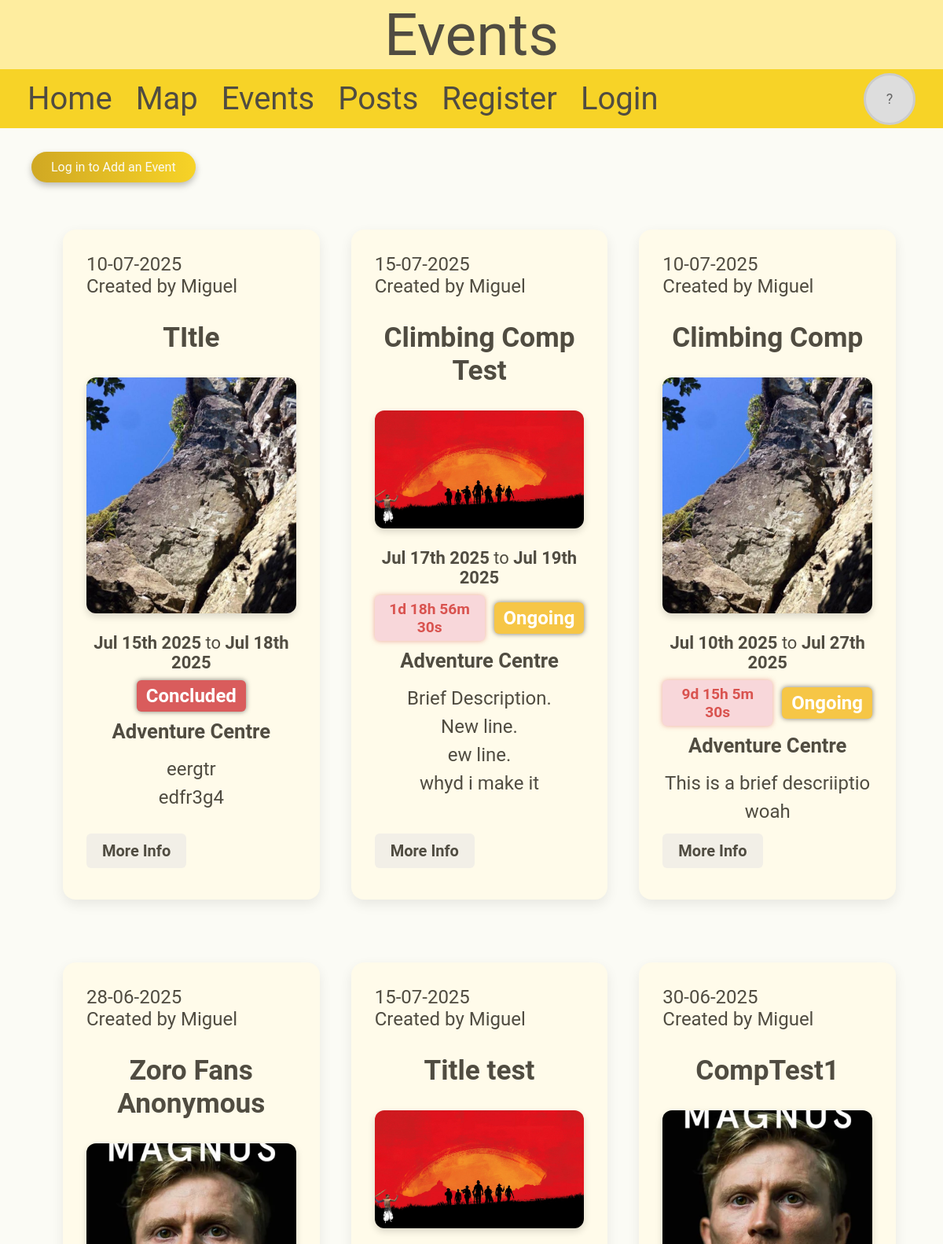
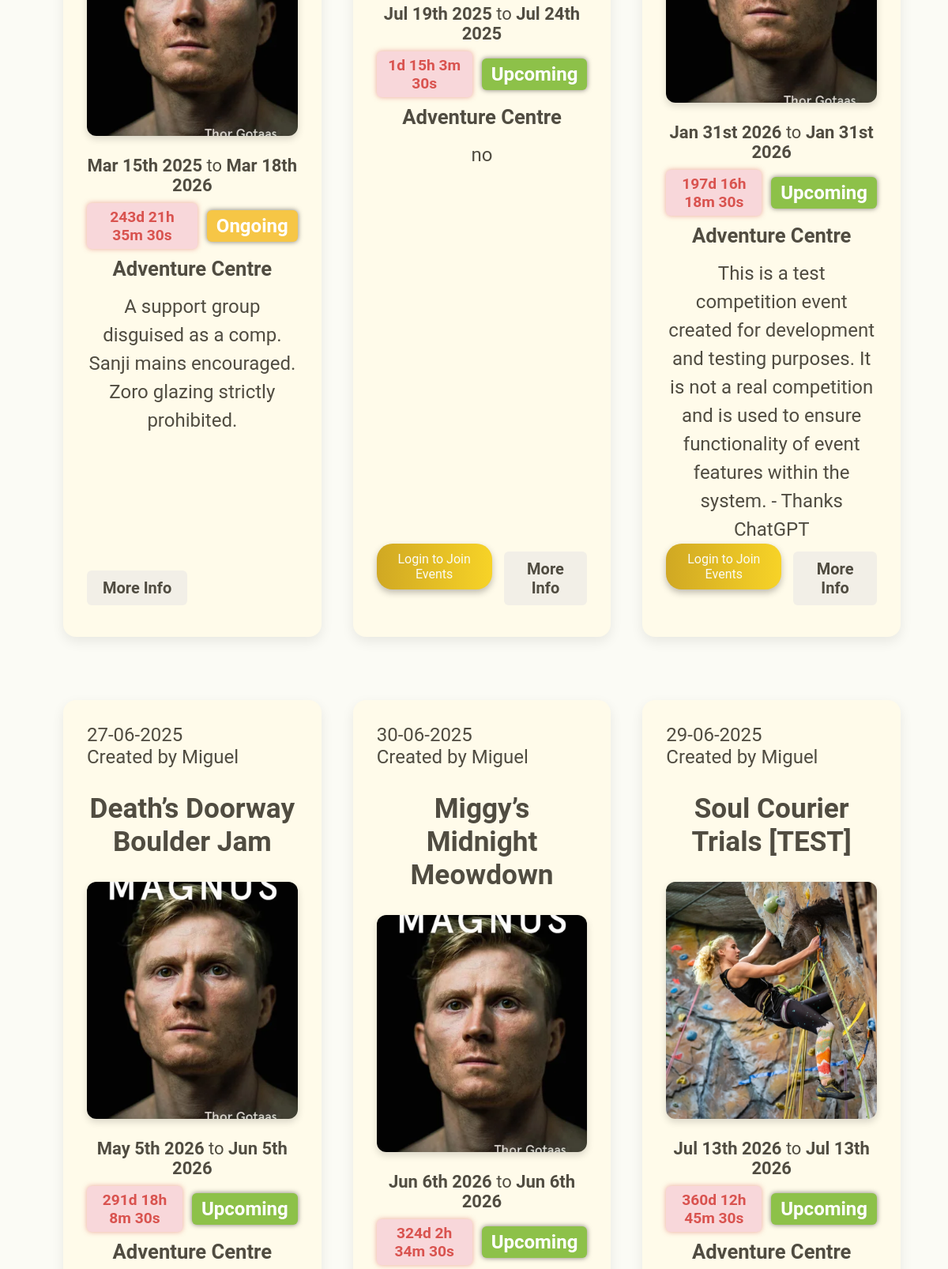
The app's page /events (upper part) with its own data (2 pictures, top to bottom).
### tables this page shows
CREATE TABLE Event (id INTEGER PRIMARY KEY NOT NULL, name TEXT NOT NULL, post_date TEXT NOT NULL, start_date TEXT NOT NULL, end_date TEXT, description TEXT NOT NULL, full_description TEXT, location_id INTEGER REFERENCES Location (id), account_id INTEGER REFERENCES Account (id) NOT NULL, start_time TEXT NOT NULL, end_time TEXT, image TEXT, pending INTEGER (1));

CREATE TABLE Account (id INTEGER PRIMARY KEY NOT NULL, username TEXT (20) NOT NULL UNIQUE, display_name TEXT, password TEXT NOT NULL, profile_picture TEXT, permission_level INTEGER, date TEXT);

CREATE TABLE Location (id INTEGER PRIMARY KEY NOT NULL, name TEXT NOT NULL, coordinates TEXT NOT NULL, setting_id REFERENCES Setting (id), image TEXT, pending INTEGER (1));

### app.py (the view)
@app.route("/events", methods=["GET", "POST"])
def events():
    events = get_events(0)
    return render_template("events.html", header="Events", events=events)

### app.py (called while the page is built)
@app.context_processor
def inject_user():
    return {
        "user_id": session.get("user_id"),
        "username": session.get("username"),
        "profile_picture": session.get("profile_picture"),
        "permission_level": session.get("permission_level"),
        "display_name": session.get("display_name"),
        "date": session.get("date"),
    }

def parse_datetime(date, time):
    day, month, year = map(int, date.split("-")) # Separates day time and month
    hour, minute = map(int, time[:-2].split(":")) # Separates hours and minutes, ignoring the meridian for now
    ampm = time[-2:]
    if ampm == "pm" and hour != 12: # Add 12 hours if its pm and not 12pm
        hour += 12
    if ampm == "am" and hour == 12: # If it's midnight
        hour = 0
    return datetime(year, month, day, hour, minute) # Converts into a python datetime

def event_status(event):
    now = datetime.now() # Gets current time
    start = parse_datetime(event["start_date"], event["start_time"])
    end = parse_datetime(event["end_date"], event["end_time"])
    if start <= now <= end: # If the event has started but not ended
        if (event["joined"]):
            return 0 # Ongoing joined
        else:
            return 1 # Ongoing not joined
    elif now < start:
        if (event["joined"]):
            return 2 # Upcoming joined
        else:
            return 3 # Upcoming not joined
    else:
        return 4 # Concluded

def sort_events(event):
    status = event_status(event)
    if status <= 1 or status == 4: # Ongoing or concluded events are sorted by when they will/have ended
        sort_time = parse_datetime(event["end_date"], event["end_time"])
    else: # Upcoming events are sorted by when they start
        sort_time = parse_datetime(event["start_date"], event["start_time"])
    print(f"Event: {event['name']} | Status: {status} | Sort Time: {sort_time}")
    return(status, sort_time.timestamp())

### templates/events.html (shortened to what this page needs)
{% extends 'layout.html' %}
{% block content %}
    {% if username %}
        <div style="display: flex; justify-content: flex-end; margin-right: 50px;">
            <button class="circle-button" onclick="location.href='/events/add-event'"
            style="font-size: 100px; justify-content: center; width: 70px; height: 70px; margin-top: 30px; ">
                +
            </button>
        </div>
    {% else %}
        <button class="button" onclick="location.href='/login'">Log in to Add an Event</button>
    {% endif %}
    <div class="event-grid">
        {% for event in events %}
            <div class="event">
                <div class="event-top-info">
                    <div>{{ event["post_date"] }}</div>
                    <div>Created by {{ event["display_name"] }}</div>
                </div>
                <h4>{{ event["name"] }}</h4>
                <div class="event-body">
                    <img src="{{ event['image'] }}" alt="Event image">
                    <div class="event-info">
                        <p style="font-size: 22px; margin-top: 10px;"><strong class="date">{{ event["start_date"] }}</strong> to
                            <strong class="date">{{ event["end_date"] }}</strong></p>
                        <div style="display: flex; gap: 12px; justify-content: center; margin-top: 10px;">
                            <div class="countdown" id="countdown-{{ event['id'] }}">Loading...</div>
                            <div class="event-status" id="event-status-{{ event['id'] }}">Loading...</div>
                        </div>
                        <p style="margin-top: 10px;"><strong>{{ event["location_name"] }}</strong></p>
                        <p class="description" >{{ event["description"] | replace('\n', '<br>') | safe }}</p>
                        <div class="event-buttons" style="margin-top: auto;">
                            <form class="event-action-form" method="POST" data-event-id="{{ event['id'] }}">
                                <div class="button-row" style="justify-content: space-between;">
                                    <div class="join-leave-wrapper" id="join-leave-{{ event['id'] }}">
                                        {% if username %}
                                            {% if not event["joined"] %}
                                                <button type="submit" name="action" value="join" class="join-button">Join</button>
                                            {% else %}
                                                <button type="submit" name="action" value="leave" class="leave-button">Leave</button>
                                            {% endif %}
                                        {% else %}
                                            <button type="submit" name="action" value="login" class="button">Login to Join Events</button>
                                        {% endif %}
                                    </div>
                                    <a class="more-info-button" href="/events/{{ event['slug'] }}?id={{ event['id'] }}">More Info</a>
                                </div>
                            </form>
                        </div>
                    </div>
                </div>
            </div>
        {% endfor %}
    </div>
{% endblock %}

### templates/layout.html (shortened to what this page needs)
<!DOCTYPE html>
<html lang="en">
<head>
    <link rel="stylesheet" href="/static/css/style.css">
    <link rel="stylesheet" href="https://cdnjs.cloudflare.com/ajax/libs/font-awesome/6.2.1/css/all.min.css">
</head>
<body>
    <header>{{ header }}</header>
    <nav class="navbar">
        <ul>
            <li><a href="/">Home</a></li>
            <li><a href="/map">Map</a></li>
            <li><a href="/events">Events</a></li>
            <li><a href="/posts">Posts</a></li>
            {% if not username %}
                <li><a href="/register">Register</a></li>
                <li><a href="/login">Login</a></li>
            {% endif %}
        </ul>
        <a href="/account" class="profile-link">
            <div class="profile">
                {% if profile_picture %}
                    <img src="{{ profile_picture }}" alt="no image found" class="profile-picture">
                {% else %}
                    <div class="profile-placeholder">?</div>
                {% endif %}
            </div>
        </a>
    </nav>
    <main>{% block content %}{% endblock %}</main>
</body>
</html>

### static/css/style.css (style rules this page uses)
:root { --color-cream: #FBFBF5; --color-sunshine: #FEED9F; --color-gold: #F7D327; --color-mustard: #D0A823; --color-charcoal: #504C41; --color-papyrus: #FFFBEA; }
* { font-family: "roboto"; color: var(--color-charcoal); }
body { margin: 0; font-size: 30px; background-color: var(--color-cream); display: flex; flex-direction: column; min-height: 100vh; }
main { margin-left: 40px; margin-right: 20px; flex: 1; }
header { font-size: 75px; text-align: center; background-color: var(--color-sunshine); }
h4 { font-size: 2rem; font-weight: 600; color: var(--color-charcoal); margin-bottom: 10px; }
p { margin: 0; }
form { max-width: 600px; margin: 0 auto; text-align: left; }
form button.button, .popup-inner .button, .btn { margin-top: 0; margin-bottom: 15px; }
.navbar { background-color: var(--color-gold); display: flex; justify-content: space-between; align-items: center; min-height: 75px; }
.navbar ul { display: flex; justify-content: flex-start; align-items: stretch; list-style-type: none; padding: 0; margin-left: 20px; margin-top: 0; margin-bottom: 0; overflow: hidden; height: 100%; }
.navbar li { height: 100%; display: flex; align-items: stretch; }
.navbar a { color: var(--color-charcoal); text-decoration: none; padding: 0 15px; text-align: center; font-size: 40px; height: 100%; display: flex; align-items: center; justify-content: center; }
.profile-link { margin-right: 20px; }
.profile { display: flex; justify-content: center; align-items: center; }
.profile-picture, .profile-placeholder { border-radius: 50%; border: 3px solid #ccc; width: 60px; height: 60px; object-fit: cover; }
.profile-placeholder { background-color: #ddd; display: flex; align-items: center; justify-content: center; font-size: 18px; color: #666; }
.button, label.button { background-image: linear-gradient(to right, var(--color-mustard), var(--color-gold)); border-radius: 20px; border: none; box-shadow: 0 4px 8px rgba(0, 0, 0, 0.25); color: #FBFBF5; font-size: 1rem; text-transform: none; font-weight: normal; text-align: center; cursor: pointer; padding: 10px 25px; transition: transform 0.2s ease, opacity 0.2s ease, box-shadow 0.2s ease; margin-top: 30px; }
img { display: block; width: 100%; max-height: 300px; border-radius: 20px; object-fit: contain; transition: transform 0.3s ease; margin: 0 auto; }
.button-row { display: flex; justify-content: center; gap: 15px; margin: 0 auto; }
.event-grid { display: flex; flex-wrap: wrap; gap: 40px; justify-content: center; padding: 40px; }
.event { flex: 1 1 calc(33.333% - 80px); box-sizing: border-box; background-color: var(--color-papyrus); border-radius: 16px; padding: 30px; margin: 20px auto; box-shadow: 0 6px 16px rgba(0, 0, 0, 0.08); max-width: 400px; display: flex; flex-direction: column; gap: 20px; }
.event h4 { font-size: 2.2rem; margin: 10px 0; font-weight: 700; text-align: center; }
.event-top-info { display: flex; justify-content: space-between; flex-wrap: wrap; font-size: 1.5rem; color: #555; }
.event img { max-width: 300px; max-height: 300px; object-fit: cover; border-radius: 12px; box-shadow: 0 4px 10px rgba(0, 0, 0, 0.15); }
.event-body { display: flex; flex-direction: column; gap: 15px; align-items: center; height: 100%; }
.event-info { text-align: center; font-size: 1.6rem; color: var(--color-charcoal); max-width: 600px; display: flex; flex-direction: column; height: 100%; }
.event-info .description { font-size: 1.5rem; line-height: 1.5; margin-top: 15px; }
.countdown { font-weight: 600; font-size: 1.2rem; color: #D9534F; background-color: #F8D7DA; animation: pulse 1s infinite; padding: 6px 12px; border-radius: 6px; user-select: none; box-shadow: 0 0 6px rgba(217, 83, 79, 0.5); align-self: center; }
.event-status { display: flex; align-items: center; align-self: center; font-weight: 600; font-size: 1.5rem; color: white; padding: 6px 12px; border-radius: 6px; box-shadow: 0 0 6px rgba(0, 0, 0, 0.5); }
.more-info-button { display: inline-block; padding: 10px 20px; background-color: #f2efe7; text-decoration: none; border: none; border-radius: 6px; text-align: center; font-size: 16px; cursor: pointer; transition: background-color 0.2s ease; font-weight: 600; font-size: 20px; align-self: center; margin-top: 10px; margin-bottom: 10px; }

### records on screen
Event: post_date "10-07-2025", display_name "Miguel", name "TItle", image (picture), location_name "Adventure Centre", description "eergtr edfr3g4"
Event: post_date "15-07-2025", display_name "Miguel", name "Climbing Comp Test", image (picture), location_name "Adventure Centre", description "Brief Description. New line. ew line. whyd i make it"
Event: post_date "10-07-2025", display_name "Miguel", name "Climbing Comp", image (picture), location_name "Adventure Centre", description "This is a brief descriiptio woah"
Event: post_date "28-06-2025", display_name "Miguel", name "Zoro Fans Anonymous", image (picture), location_name "Adventure Centre", description "A support group disguised as a comp. Sanji mains encouraged. Zoro glazing strictly prohibited."
Event: post_date "15-07-2025", display_name "Miguel", name "Title test", image (picture), location_name "Adventure Centre", description "no", shows "Login to Join Events"
Event: post_date "30-06-2025", display_name "Miguel", name "CompTest1", image (picture), location_name "Adventure Centre", description "This is a test competition event created for development and testing purposes. It is not a real competition and is used to ensure functionality of event features within the system. - Thanks ChatGPT", shows "Login to Join Events"
Event: post_date "27-06-2025", display_name "Miguel", name "Death’s Doorway Boulder Jam", image (picture), location_name "Adventure Centre"
Event: post_date "30-06-2025", display_name "Miguel", name "Miggy’s Midnight Meowdown", image (picture)
Event: post_date "29-06-2025", display_name "Miguel", name "Soul Courier Trials [TEST]", image (picture), location_name "Adventure Centre"

### other values on screen
{{ header }} "Events"
